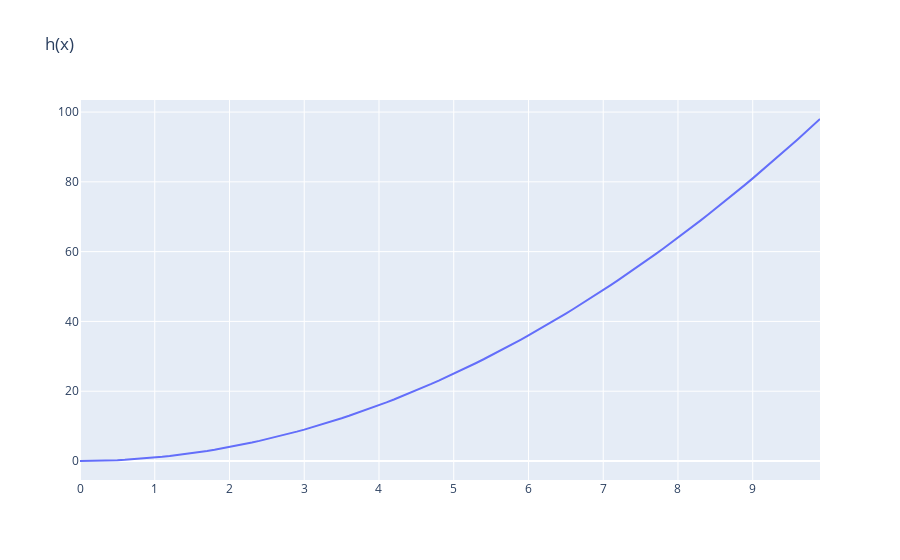

The cell this chart's notebook holds for it:
### Code cell
g_of_x = go.Scatter(x=vals, y=[h(val) for val in vals], name = 'h(x) = x^2')
go.Figure(g_of_x, layout = {'title': 'h(x)'})
